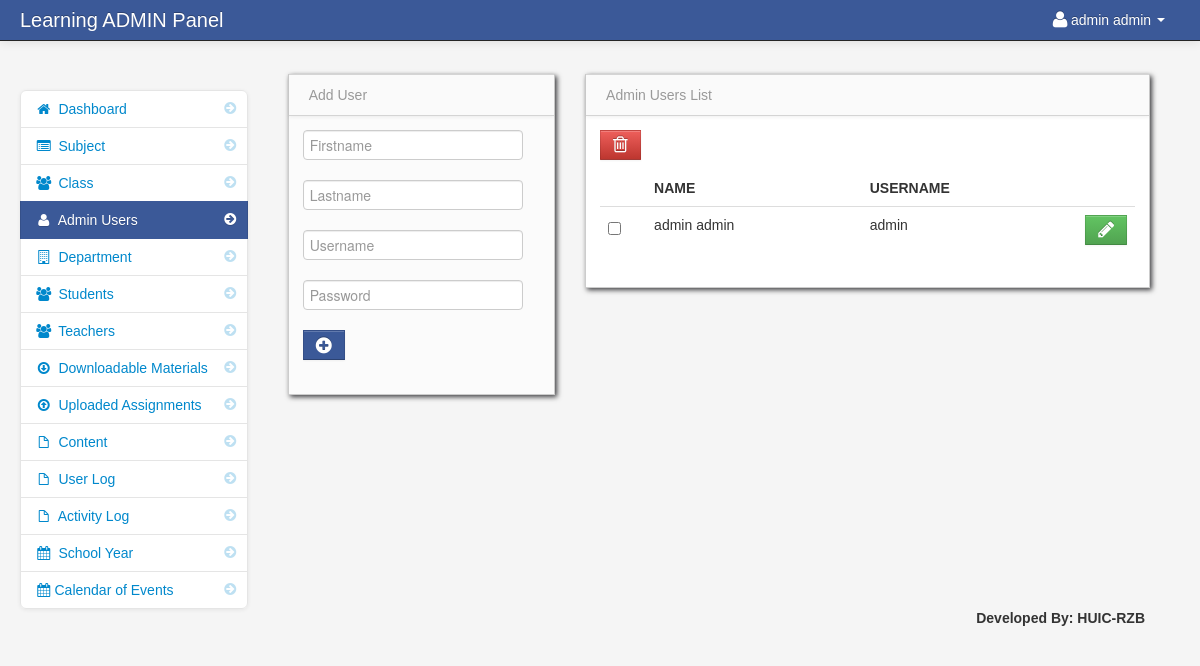
The app's page /admin/admin_user.php (signed in) with its own data.
### tables this page shows
CREATE TABLE `users` (
  `user_id` int(11) NOT NULL,
  `username` varchar(100) NOT NULL,
  `password` varchar(100) NOT NULL,
  `firstname` varchar(100) NOT NULL,
  `lastname` varchar(100) NOT NULL
);

### admin/session.php (called while the page is built, shortened)
<?php
$session_id=$_SESSION['id'];
?>

### admin/admin_user.php (the view, shortened to what this page needs)
<?php include('header.php'); ?>
<?php include('session.php'); ?>
    <body>
		<?php include('navbar.php'); ?>
        <div class="container-fluid">
            <div class="row-fluid">
				<?php include('admin_sidebar.php'); ?>
				<div class="span3" id="adduser">
				<?php include('add_user.php'); ?>
				</div>
                <div class="span6" id="">
                     <div class="row-fluid">
                        <div id="block_bg" class="block">
                            <div class="navbar navbar-inner block-header">
                                <div class="muted pull-left">Admin Users List</div>
                            </div>
                            <div class="block-content collapse in">
                                <div class="span12">
								<form action="delete_users.php" method="post">
  									<table cellpadding="0" cellspacing="0" border="0" class="table" id="example">
									<a data-toggle="modal" href="#user_delete" id="delete"  class="btn btn-danger" name=""><i class="icon-trash icon-large"></i></a>
										<thead>
										  <tr>
												<th></th>
												<th>Name</th>
												<th>Username</th>
												<th></th>
										   </tr>
										</thead>
										<tbody>
													<?php
													$user_query = mysql_query("select * from users")or die(mysql_error());
													while($row = mysql_fetch_array($user_query)){
													$id = $row['user_id'];
													?>
												<tr>
												<td width="30">
												<input id="optionsCheckbox" class="uniform_on" name="selector[]" type="checkbox" value="<?php echo $id; ?>">
												</td>
												<td><?php echo $row['firstname']; ?> <?php echo $row['lastname']; ?></td>
												<td><?php echo $row['username']; ?></td>
												<td width="40">
												<a href="edit_user.php<?php echo '?id='.$id; ?>"  data-toggle="modal" class="btn btn-success"><i class="icon-pencil icon-large"></i></a>
												</td>
												</tr>
												<?php } ?>
										</tbody>
									</table>
									</form>
                                </div>
                            </div>
                        </div>
                    </div>
                </div>
            </div>
		<?php include('footer.php'); ?>
        </div>
		<?php include('script.php'); ?>
    </body>
</html>

### admin/navbar.php (shortened to what this page needs)
<div class="navbar navbar-fixed-top navbar-inverse">
          <div class="navbar-inner">
              <div class="container-fluid">
                  <span class="brand" href="#">Learning ADMIN Panel</span>
                  <div class="nav-collapse collapse">
                      <ul class="nav pull-right">
				<?php $query= mysql_query("select * from users where user_id = '$session_id'")or die(mysql_error());
						$row = mysql_fetch_array($query);
				?>
                          <li class="dropdown">
                              <a href="#" role="button" class="dropdown-toggle" data-toggle="dropdown"> <i class="icon-user icon-large"></i><?php echo $row['firstname']." ".$row['lastname'];  ?> <i class="caret"></i>
                              </a>
                          </li>
                      </ul>
                  </div>
              </div>
          </div>
      </div>

### admin/assets/styles.css (style rules this page uses)
body { padding-top: 60px; padding-bottom: 40px; background-color: #f5f5f5; }
.block { background: url("../images/pixel-60fff.png") repeat scroll 0 0 rgba(0, 0, 0, 0) !important; border: 1px solid #ccc; background: white; margin: 1em 0em; border-top: none; -webkit-box-shadow: 2px 2px 5px rgba(0, 0, 6, 0.75); -moz-box-shadow: 2px 2px 5px rgba(0, 0, 6, 0.75); box-shadow: 2px 2px 5px rgba(0, 0, 6, 0.75); }
.block-content { margin: 1em; min-height: .25em; }
.block-header { margin-bottom: 0px; border-right: none; border-left: none; -webkit-border-radius: 0px; -moz-border-radius: 0px; border-radius: 0px; }
.block-header div { padding-top: 10px; }

### records on screen
users: firstname "admin", lastname "admin", username "admin"
